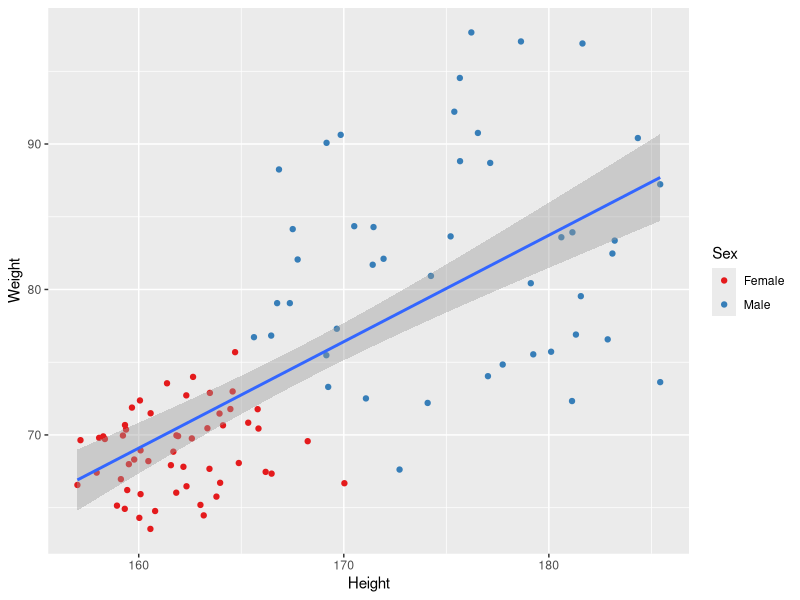
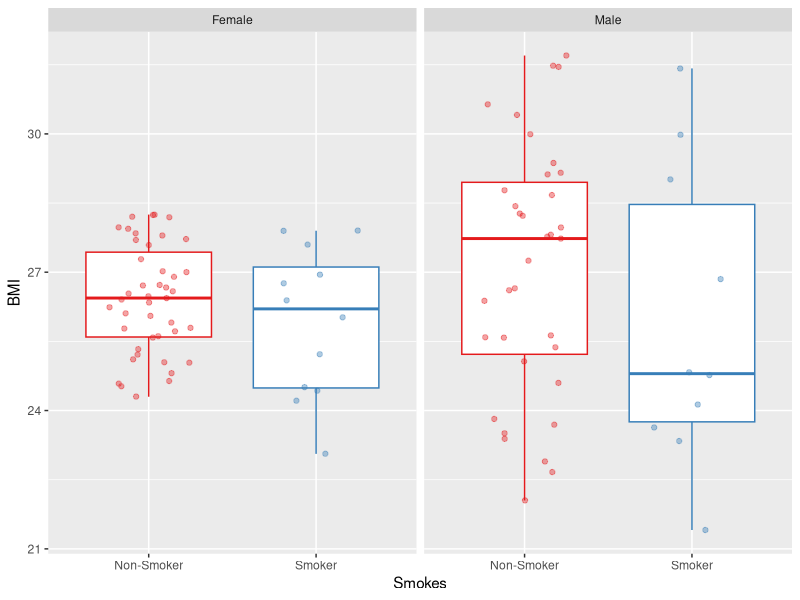
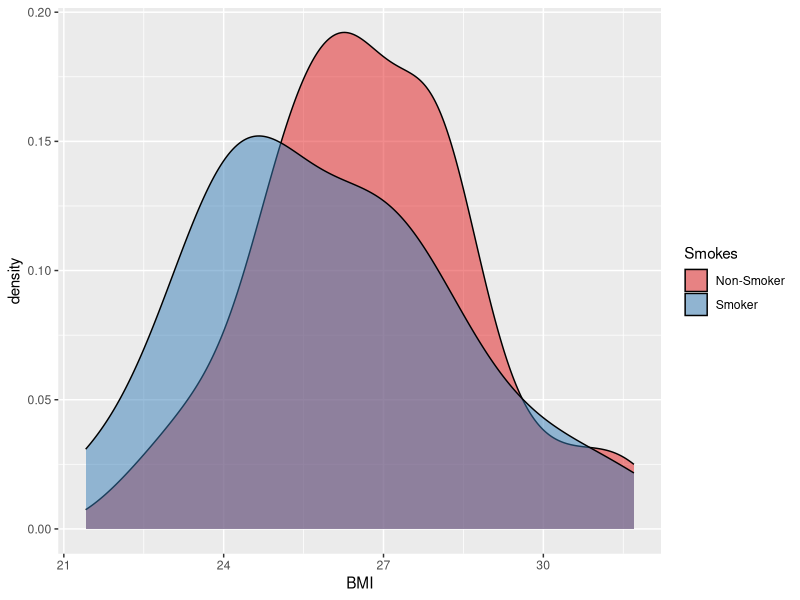

These charts were generated, in order, by the following R code:
## ---- chunk 1
knitr::opts_chunk$set(echo = FALSE)
## ---- chunk 2
library(readr)
library(ggplot2)
patients <- read_tsv("patient-data-cleaned.txt")
ggplot(data = patients, mapping = aes(x = Height, y = Weight)) +
  geom_point(mapping = aes(colour = Sex)) +
  geom_smooth(method = "lm") +
  scale_colour_brewer(palette = "Set1")
## ---- chunk 3
ggplot(data = patients, mapping = aes(x = Smokes, y = BMI, colour = Smokes)) +
  geom_boxplot() +
  geom_jitter(alpha = 0.4, width = 0.25) +
  facet_wrap(~ Sex) +
  scale_colour_brewer(palette = "Set1") +
  theme(legend.position = "none")
## ---- chunk 4
ggplot(data = patients, mapping = aes(x = BMI)) +
  geom_density(aes(fill = Smokes), alpha = 0.5) +
  scale_fill_brewer(palette = "Set1")
## ---- chunk 5
detach("package:readr", unload = TRUE)
detach("package:ggplot2", unload = TRUE)
## ---- chunk 6
library(tidyverse)
## ---- chunk 7
patients <- read_tsv("patient-data-cleaned.txt")
